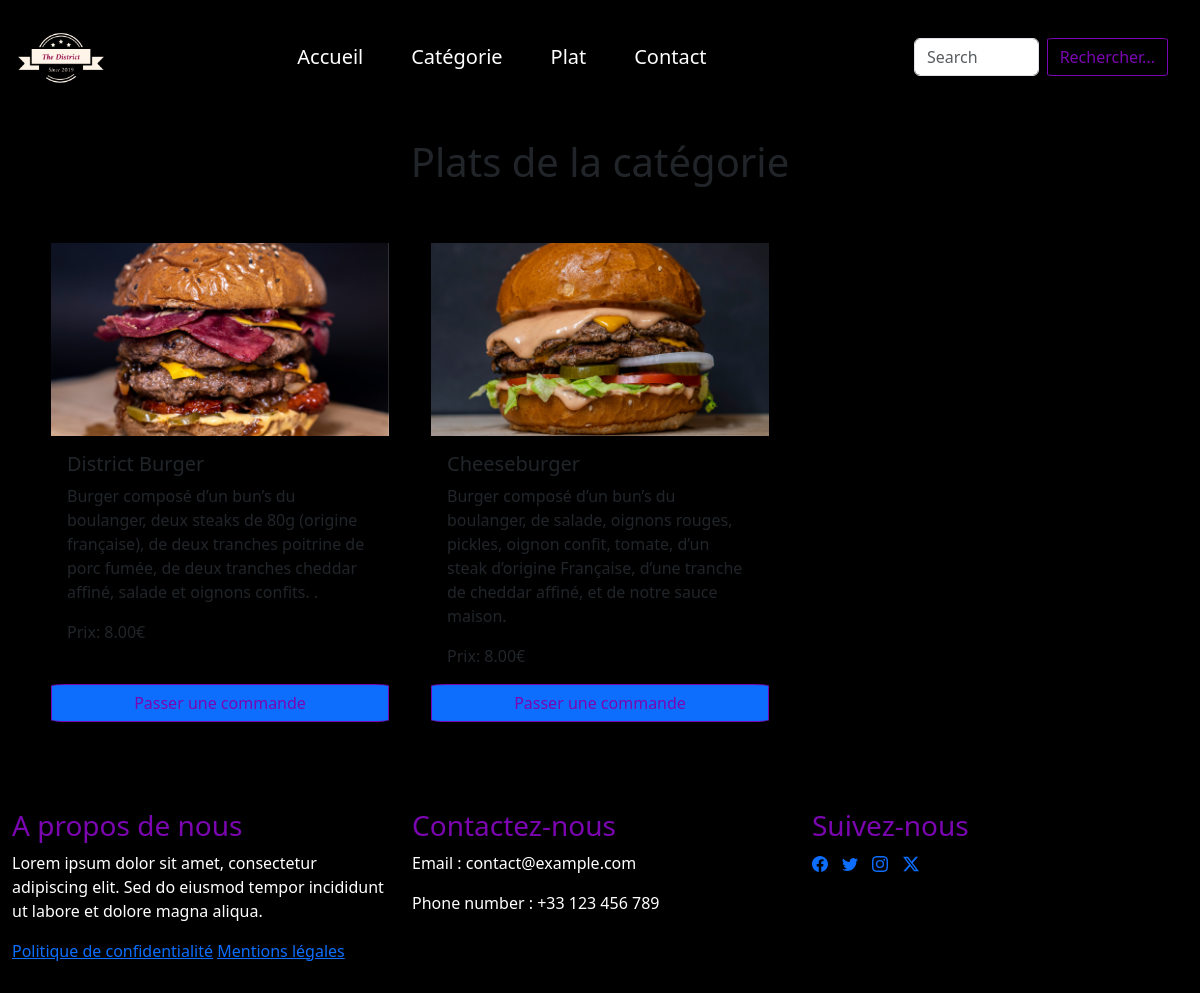
/plats_par_categorie.php?id_categorie=5, run on the app's committed database.
### tables this page shows
CREATE TABLE `plat` (
  `id` int(11) NOT NULL AUTO_INCREMENT,
  `libelle` varchar(100) NOT NULL,
  `description` text NOT NULL,
  `prix` decimal(10,2) NOT NULL,
  `image` varchar(255) NOT NULL,
  `id_categorie` int(11) NOT NULL,
  `active` varchar(10) NOT NULL,
  PRIMARY KEY (`id`),
  KEY `id_categorie` (`id_categorie`),
  CONSTRAINT `plat_ibfk_1` FOREIGN KEY (`id_categorie`) REFERENCES `categorie` (`id`)
);

### plats_par_categorie.php (the view, shortened to what this page needs)
<?php
require_once('assets/php/header.php');
$id_categorie = isset($_GET['id_categorie']) ? $_GET['id_categorie'] : null;
function get_plats_by_categorie($id_categorie) {
    $connexion = new PDO('mysql:host=localhost;dbname=district', 'admin', 'Afpa1234');
    $query = $connexion->prepare("SELECT * FROM plat WHERE id_categorie = :id_categorie AND active = 'yes'");
    $query->bindParam(':id_categorie', $id_categorie, PDO::PARAM_INT);
    $query->execute();
    return $query->fetchAll(PDO::FETCH_ASSOC);
}
$plats = get_plats_by_categorie($id_categorie);
?>
<article>
    <div class="parallax">
    <div class="container mt-4">
        <h1 class="mb-5 d-flex justify-content-center ">Plats de la catégorie</h1>
        <div class="row">
            <?php
            foreach ($plats as $plat) {
                echo '<div class="col-md-4 mb-5">';
                echo '<div class="card h-100">';
                echo "<img src='" . $plat['image'] . "' alt='" . $plat['libelle'] . "' class='card-image'>";
                echo '<div class="card-body">';
                echo '<h5 class="card-title">' . $plat["libelle"] . '</h5>';
                echo '<p class="card-text">' . $plat["description"] . '</p>';
                echo '<p class="card-text">Prix: ' . $plat["prix"] . '€</p>';
                echo '</div>';
                echo '<a href="commande.php?id=' . $plat["id"] . '&libelle=' . urlencode($plat["libelle"]) . '&description=' . urlencode($plat["description"]) . '&prix=' . $plat["prix"] . '&image=' . urlencode($plat["image"]) . '" class="btn btn-primary">Passer une commande</a>';
                echo '</div>';
                echo '</div>';
            }
            ?>
        </div>
    </div>
    </div>
</article>
<?php
require_once('assets/php/footer.php');
?>

### assets/index.css (style rules this page uses)
body { background-color: black; }
.btn { color: rgb(123, 6, 177); border-radius: 5%; border-color: rgb(123, 6, 177); }
.parallax { position: relative; height: 100%; overflow: hidden; }
.parallax::before { content: ""; position: absolute; top: 0; left: 0; width: 100%; height: 100%; background-attachment: fixed; background-position: center; background-repeat: no-repeat; background-size: cover; background-image: url('../images_the_district/Fond/delicieux-burger-3d-smartphone-moderne.jpg'); opacity: 0.6; z-index: -1; }
.card { background-color: rgba(0,0,0,0.91); border-radius: 4px; box-shadow: 0 2px 4px rgba(0, 0, 0, 0.1); position: relative; padding: 0.5rem; }
.card img { width: 100%; height: auto; }

### data on the page
plat: image (picture), libelle "District Burger", description "Burger composé d’un bun’s du boulanger, deux steaks de 80g (origine française), de deux tranches poitrine de porc fumée, de deux tranches cheddar affiné, salade et oignons confits. .", prix "8.00"
plat: image (picture), libelle "Cheeseburger", description "Burger composé d’un bun’s du boulanger, de salade, oignons rouges, pickles, oignon confit, tomate, d’un steak d’origine Française, d’une tranche de cheddar affiné, et de notre sauce maison.", prix "8.00"
